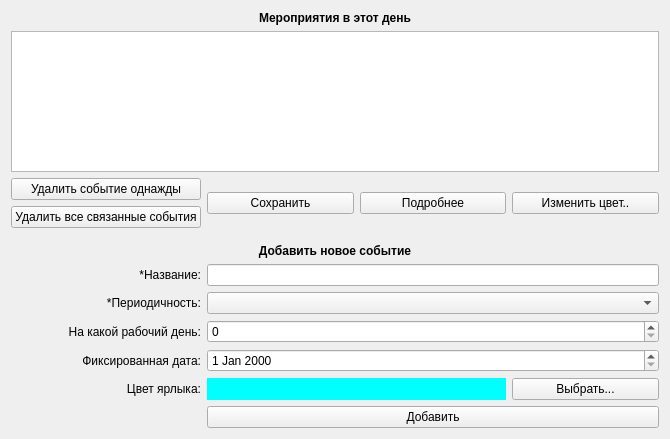
<?xml version="1.0" encoding="UTF-8"?>
<ui version="4.0">
 <class>Add_Form</class>
 <widget class="QWidget" name="Add_Form">
  <property name="geometry">
   <rect>
    <x>0</x>
    <y>0</y>
    <width>670</width>
    <height>439</height>
   </rect>
  </property>
  <property name="windowTitle">
   <string>Редактор мероприятий</string>
  </property>
  <layout class="QVBoxLayout" name="verticalLayout">
   <item>
    <layout class="QGridLayout" name="gridLayout">
     <item row="1" column="0" colspan="4">
      <widget class="QTableWidget" name="tableWidget"/>
     </item>
     <item row="8" column="1" colspan="3">
      <widget class="QSpinBox" name="spinBox"/>
     </item>
     <item row="12" column="1" colspan="3">
      <widget class="QPushButton" name="add_item_btn">
       <property name="text">
        <string>Добавить</string>
       </property>
      </widget>
     </item>
     <item row="6" column="0">
      <widget class="QLabel" name="label">
       <property name="text">
        <string>*Название:</string>
       </property>
       <property name="alignment">
        <set>Qt::AlignRight|Qt::AlignTrailing|Qt::AlignVCenter</set>
       </property>
      </widget>
     </item>
     <item row="8" column="0">
      <widget class="QLabel" name="label_3">
       <property name="text">
        <string>На какой рабочий день:</string>
       </property>
       <property name="alignment">
        <set>Qt::AlignRight|Qt::AlignTrailing|Qt::AlignVCenter</set>
       </property>
      </widget>
     </item>
     <item row="9" column="1" colspan="3">
      <widget class="QDateEdit" name="dateEdit"/>
     </item>
     <item row="9" column="0">
      <widget class="QLabel" name="label_4">
       <property name="text">
        <string>Фиксированная дата:</string>
       </property>
       <property name="alignment">
        <set>Qt::AlignRight|Qt::AlignTrailing|Qt::AlignVCenter</set>
       </property>
      </widget>
     </item>
     <item row="7" column="0">
      <widget class="QLabel" name="label_2">
       <property name="text">
        <string>*Периодичность:</string>
       </property>
       <property name="alignment">
        <set>Qt::AlignRight|Qt::AlignTrailing|Qt::AlignVCenter</set>
       </property>
      </widget>
     </item>
     <item row="4" column="0">
      <spacer name="verticalSpacer">
       <property name="orientation">
        <enum>Qt::Vertical</enum>
       </property>
       <property name="sizeHint" stdset="0">
        <size>
         <width>40</width>
         <height>60</height>
        </size>
       </property>
      </spacer>
     </item>
     <item row="7" column="1" colspan="3">
      <widget class="QComboBox" name="comboBox"/>
     </item>
     <item row="0" column="0" colspan="4">
      <widget class="QLabel" name="label_6">
       <property name="font">
        <font>
         <weight>75</weight>
         <bold>true</bold>
        </font>
       </property>
       <property name="text">
        <string>Мероприятия в этот день</string>
       </property>
       <property name="alignment">
        <set>Qt::AlignCenter</set>
       </property>
      </widget>
     </item>
     <item row="5" column="0" colspan="4">
      <widget class="QLabel" name="label_7">
       <property name="font">
        <font>
         <weight>75</weight>
         <bold>true</bold>
        </font>
       </property>
       <property name="text">
        <string>Добавить новое событие</string>
       </property>
       <property name="alignment">
        <set>Qt::AlignCenter</set>
       </property>
      </widget>
     </item>
     <item row="6" column="1" colspan="3">
      <widget class="QLineEdit" name="lineEdit"/>
     </item>
     <item row="10" column="1" colspan="2">
      <widget class="QLabel" name="label_9">
       <property name="styleSheet">
        <string notr="true">background-color: #00ffff;</string>
       </property>
       <property name="text">
        <string/>
       </property>
      </widget>
     </item>
     <item row="3" column="0">
      <widget class="QPushButton" name="dlt_btn">
       <property name="text">
        <string>Удалить все связанные события</string>
       </property>
      </widget>
     </item>
     <item row="10" column="3">
      <widget class="QPushButton" name="choice_color_btn">
       <property name="text">
        <string>Выбрать...</string>
       </property>
      </widget>
     </item>
     <item row="12" column="0">
      <widget class="QLabel" name="label_5">
       <property name="text">
        <string/>
       </property>
      </widget>
     </item>
     <item row="10" column="0">
      <widget class="QLabel" name="label_8">
       <property name="text">
        <string>Цвет ярлыка:</string>
       </property>
       <property name="alignment">
        <set>Qt::AlignRight|Qt::AlignTrailing|Qt::AlignVCenter</set>
       </property>
      </widget>
     </item>
     <item row="2" column="0">
      <widget class="QPushButton" name="dlt_btn_once">
       <property name="text">
        <string>Удалить событие однажды</string>
       </property>
      </widget>
     </item>
     <item row="2" column="1" rowspan="2">
      <widget class="QPushButton" name="save_btn">
       <property name="text">
        <string>Сохранить</string>
       </property>
      </widget>
     </item>
     <item row="2" column="2" rowspan="2">
      <widget class="QPushButton" name="info_btn">
       <property name="text">
        <string>Подробнее</string>
       </property>
      </widget>
     </item>
     <item row="2" column="3" rowspan="2">
      <widget class="QPushButton" name="change_color_btn">
       <property name="text">
        <string>Изменить цвет..</string>
       </property>
      </widget>
     </item>
    </layout>
   </item>
  </layout>
 </widget>
 <resources/>
 <connections/>
</ui>
